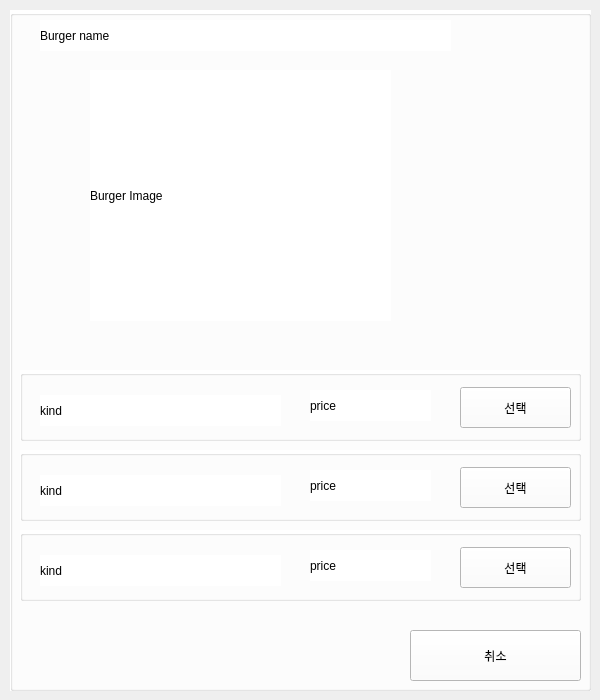
<?xml version="1.0" encoding="UTF-8"?>
<ui version="4.0">
 <class>DetailWindow</class>
 <widget class="QWidget" name="DetailWindow">
  <property name="geometry">
   <rect>
    <x>0</x>
    <y>0</y>
    <width>600</width>
    <height>700</height>
   </rect>
  </property>
  <property name="windowTitle">
   <string>Form</string>
  </property>
  <widget class="QGroupBox" name="groupBox">
   <property name="geometry">
    <rect>
     <x>10</x>
     <y>10</y>
     <width>581</width>
     <height>681</height>
    </rect>
   </property>
   <property name="styleSheet">
    <string notr="true">background-color: rgb(255, 255, 255);</string>
   </property>
   <property name="title">
    <string/>
   </property>
   <widget class="QPushButton" name="Cancel">
    <property name="geometry">
     <rect>
      <x>400</x>
      <y>620</y>
      <width>171</width>
      <height>51</height>
     </rect>
    </property>
    <property name="text">
     <string>취소</string>
    </property>
   </widget>
   <widget class="QLabel" name="image">
    <property name="geometry">
     <rect>
      <x>80</x>
      <y>60</y>
      <width>301</width>
      <height>251</height>
     </rect>
    </property>
    <property name="text">
     <string>Burger Image</string>
    </property>
   </widget>
   <widget class="QLabel" name="bg_name">
    <property name="geometry">
     <rect>
      <x>30</x>
      <y>10</y>
      <width>411</width>
      <height>31</height>
     </rect>
    </property>
    <property name="text">
     <string>Burger name</string>
    </property>
   </widget>
   <widget class="QGroupBox" name="groupBox_2">
    <property name="geometry">
     <rect>
      <x>10</x>
      <y>360</y>
      <width>561</width>
      <height>71</height>
     </rect>
    </property>
    <property name="title">
     <string/>
    </property>
    <widget class="QLabel" name="label_3">
     <property name="geometry">
      <rect>
       <x>20</x>
       <y>25</y>
       <width>241</width>
       <height>31</height>
      </rect>
     </property>
     <property name="text">
      <string>kind</string>
     </property>
    </widget>
    <widget class="QLabel" name="label_4">
     <property name="geometry">
      <rect>
       <x>290</x>
       <y>20</y>
       <width>121</width>
       <height>31</height>
      </rect>
     </property>
     <property name="text">
      <string>price</string>
     </property>
    </widget>
    <widget class="QPushButton" name="pushButton">
     <property name="geometry">
      <rect>
       <x>440</x>
       <y>17</y>
       <width>111</width>
       <height>41</height>
      </rect>
     </property>
     <property name="text">
      <string>선택</string>
     </property>
    </widget>
   </widget>
   <widget class="QGroupBox" name="groupBox_3">
    <property name="geometry">
     <rect>
      <x>10</x>
      <y>440</y>
      <width>561</width>
      <height>71</height>
     </rect>
    </property>
    <property name="title">
     <string/>
    </property>
    <widget class="QLabel" name="label_5">
     <property name="geometry">
      <rect>
       <x>20</x>
       <y>25</y>
       <width>241</width>
       <height>31</height>
      </rect>
     </property>
     <property name="text">
      <string>kind</string>
     </property>
    </widget>
    <widget class="QLabel" name="label_6">
     <property name="geometry">
      <rect>
       <x>290</x>
       <y>20</y>
       <width>121</width>
       <height>31</height>
      </rect>
     </property>
     <property name="text">
      <string>price</string>
     </property>
    </widget>
    <widget class="QPushButton" name="pushButton_2">
     <property name="geometry">
      <rect>
       <x>440</x>
       <y>17</y>
       <width>111</width>
       <height>41</height>
      </rect>
     </property>
     <property name="text">
      <string>선택</string>
     </property>
    </widget>
   </widget>
   <widget class="QGroupBox" name="groupBox_4">
    <property name="geometry">
     <rect>
      <x>10</x>
      <y>520</y>
      <width>561</width>
      <height>71</height>
     </rect>
    </property>
    <property name="title">
     <string/>
    </property>
    <widget class="QLabel" name="label_7">
     <property name="geometry">
      <rect>
       <x>20</x>
       <y>25</y>
       <width>241</width>
       <height>31</height>
      </rect>
     </property>
     <property name="text">
      <string>kind</string>
     </property>
    </widget>
    <widget class="QLabel" name="label_8">
     <property name="geometry">
      <rect>
       <x>290</x>
       <y>20</y>
       <width>121</width>
       <height>31</height>
      </rect>
     </property>
     <property name="text">
      <string>price</string>
     </property>
    </widget>
    <widget class="QPushButton" name="pushButton_3">
     <property name="geometry">
      <rect>
       <x>440</x>
       <y>17</y>
       <width>111</width>
       <height>41</height>
      </rect>
     </property>
     <property name="text">
      <string>선택</string>
     </property>
    </widget>
   </widget>
  </widget>
 </widget>
 <resources/>
 <connections/>
</ui>
